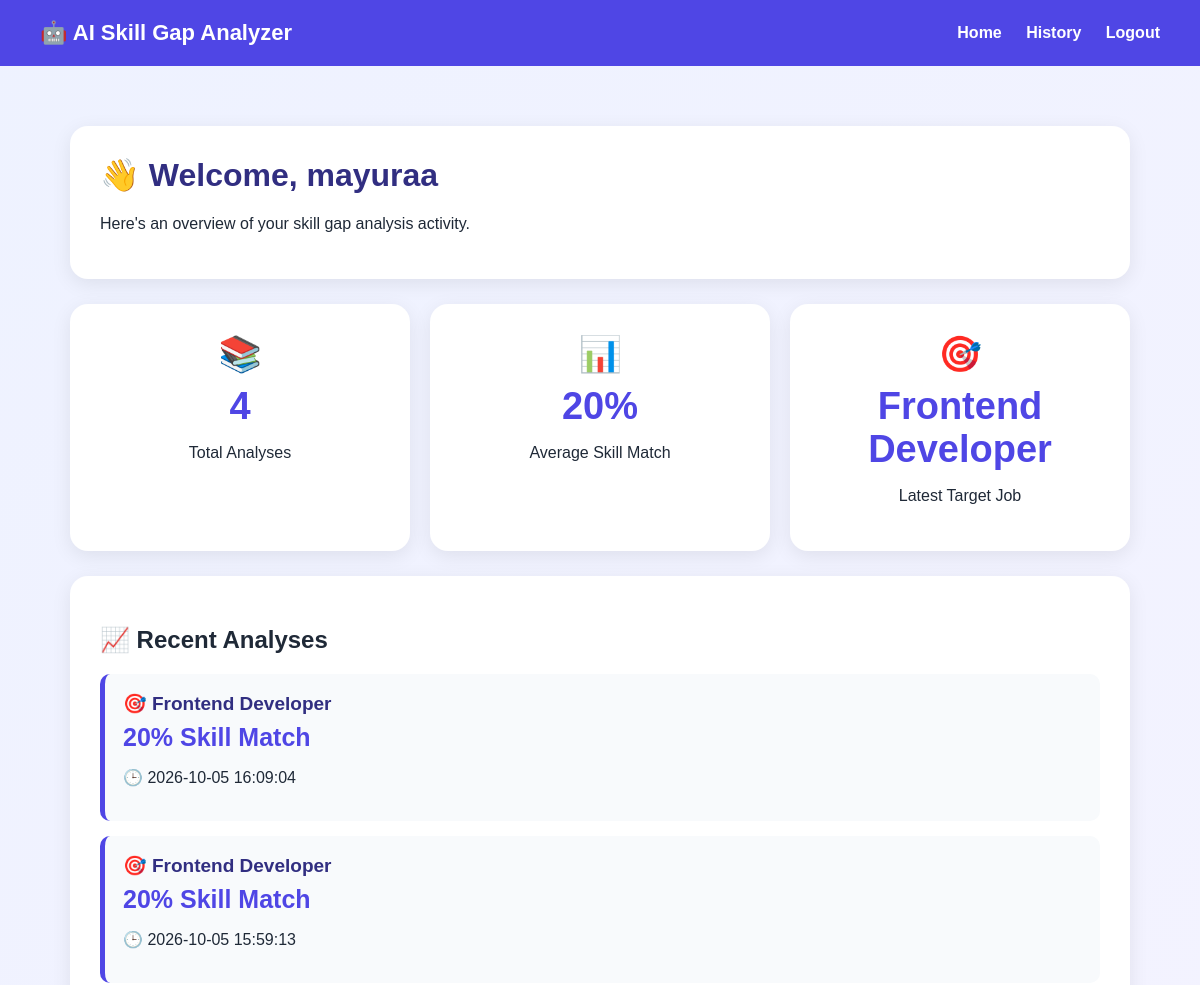
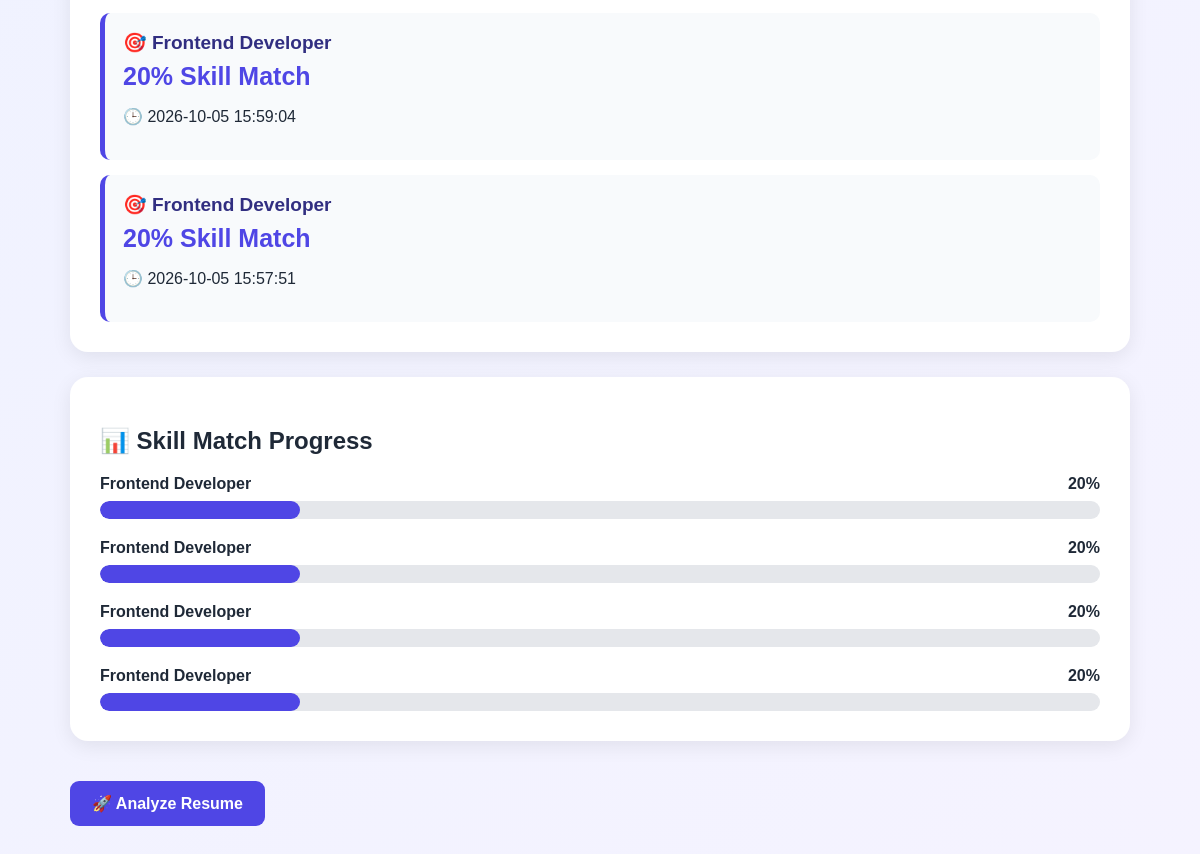
/dashboard (signed in), run on the app's committed database (2 pictures, top to bottom).
### tables this page shows
CREATE TABLE analysis_history (
            id INTEGER PRIMARY KEY AUTOINCREMENT,
            user_id INTEGER NOT NULL,
            job TEXT NOT NULL,
            match_percentage INTEGER NOT NULL,
            skills_found TEXT,
            missing_skills TEXT,
            created_at TIMESTAMP DEFAULT CURRENT_TIMESTAMP,
            FOREIGN KEY (user_id) REFERENCES users(id)
        );

### app.py (the view)
@app.route("/dashboard")
def dashboard():
    if "user_id" not in session:
        return redirect(url_for("login"))
    connection = sqlite3.connect("users.db")
    cursor = connection.cursor()
    cursor.execute("""
        SELECT COUNT(*)
        FROM analysis_history
        WHERE user_id = ?
    """, (session["user_id"],))
    total_analyses = cursor.fetchone()[0]
    cursor.execute("""
        SELECT AVG(match_percentage)
        FROM analysis_history
        WHERE user_id = ?
    """, (session["user_id"],))
    average_result = cursor.fetchone()[0]
    if average_result is not None:
        average_score = round(average_result)
    else:
        average_score = 0
    cursor.execute("""
        SELECT job
        FROM analysis_history
        WHERE user_id = ?
        ORDER BY created_at DESC
        LIMIT 1
    """, (session["user_id"],))
    latest_result = cursor.fetchone()
    if latest_result:
        latest_job = latest_result[0]
    else:
        latest_job = "None"
    cursor.execute("""
        SELECT *
        FROM analysis_history
        WHERE user_id = ?
        ORDER BY created_at DESC
        LIMIT 5
    """, (session["user_id"],))
    recent_analyses = cursor.fetchall()
    connection.close()
    return render_template(
        "dashboard.html",
        total_analyses=total_analyses,
        average_score=average_score,
        latest_job=latest_job,
        recent_analyses=recent_analyses
    )

### templates/dashboard.html (shortened to what this page needs)
<!DOCTYPE html>
<html>
<head>
</head>
<body>
<div class="header">
    <div class="logo">
        🤖 AI Skill Gap Analyzer
    </div>
    <div>
        <a href="/">Home</a>
        <a href="/history">History</a>
        <a href="/logout"
   onclick="return confirm('Are you sure you want to logout?');">
    Logout
</a>
    </div>
</div>
<div class="container">
    <div class="welcome">
        <h1>
            👋 Welcome, {{ session.get("user_name") }}
        </h1>
        <p>
            Here's an overview of your skill gap analysis activity.
        </p>
    </div>
    <div class="stats">
        <div class="stat-card">
            <div class="icon">
                📚
            </div>
            <div class="number">
                {{ total_analyses }}
            </div>
            <p>
                Total Analyses
            </p>
        </div>
        <div class="stat-card">
            <div class="icon">
                📊
            </div>
            <div class="number">
                {{ average_score }}%
            </div>
            <p>
                Average Skill Match
            </p>
        </div>
        <div class="stat-card">
            <div class="icon">
                🎯
            </div>
            <div class="number">
                {{ latest_job }}
            </div>
            <p>
                Latest Target Job
            </p>
        </div>
    </div>
    <div class="section">
        <h2>
            📈 Recent Analyses
        </h2>
        {% if recent_analyses %}
            {% for item in recent_analyses %}
                <div class="analysis-item">
                    <div class="job">
                        🎯 {{ item[2] }}
                    </div>
                    <div class="score">
                        {{ item[3] }}% Skill Match
                    </div>
                    <p>
                        🕒 {{ item[6] }}
                    </p>
                </div>
            {% endfor %}
        {% else %}
            <p>
                No analyses yet. Upload a resume to get started.
            </p>
        {% endif %}
        </div>
<div class="section">
    <h2>📊 Skill Match Progress</h2>
    {% if recent_analyses %}
        {% for item in recent_analyses %}
            <div style="margin-top: 20px;">
                <div style="
                    display: flex;
                    justify-content: space-between;
                    font-weight: bold;
                    margin-bottom: 8px;
                ">
                    <span>{{ item[2] }}</span>
                    <span>{{ item[3] }}%</span>
                </div>
                <div style="
                    width: 100%;
                    height: 18px;
                    background: #e5e7eb;
                    border-radius: 10px;
                    overflow: hidden;
                ">
                <div
    class="progress-fill"
    style="width: {{ item[3] }}%;">
</div>
                </div>
            </div>
        {% endfor %}
    {% else %}
        <p>No skill analysis data available yet.</p>
    {% endif %}
</div>
<a class="button" href="/">
    🚀 Analyze Resume
</a>
    </div>
</body>
</html>

### templates/dashboard.html (style rules this page uses)
* { box-sizing: border-box; }
body { margin: 0; font-family: Arial, sans-serif; background: linear-gradient(135deg, #eef2ff, #f5f3ff); color: #1f2937; }
.header { background: #4f46e5; color: white; padding: 20px 40px; display: flex; justify-content: space-between; align-items: center; }
.logo { font-size: 22px; font-weight: bold; }
.header a { color: white; text-decoration: none; font-weight: bold; margin-left: 20px; }
.container { max-width: 1100px; margin: 40px auto; padding: 20px; }
.welcome { background: white; padding: 30px; border-radius: 18px; box-shadow: 0 5px 20px rgba(0,0,0,0.08); margin-bottom: 25px; }
.welcome h1 { color: #312e81; margin-top: 0; }
.stats { display: grid; grid-template-columns: repeat(3, 1fr); gap: 20px; margin-bottom: 25px; }
.stat-card { background: white; padding: 30px; text-align: center; border-radius: 18px; box-shadow: 0 5px 20px rgba(0,0,0,0.08); }
.icon { font-size: 35px; }
.number { font-size: 38px; font-weight: bold; color: #4f46e5; margin: 10px 0; }
.section { background: white; padding: 30px; border-radius: 18px; box-shadow: 0 5px 20px rgba(0,0,0,0.08); margin-bottom: 25px; }
.analysis-item { padding: 18px; margin-top: 15px; background: #f8fafc; border-left: 5px solid #4f46e5; border-radius: 10px; }
.job { font-size: 19px; font-weight: bold; color: #312e81; }
.score { font-size: 25px; font-weight: bold; color: #4f46e5; margin-top: 8px; }
.button { display: inline-block; padding: 13px 22px; background: #4f46e5; color: white; text-decoration: none; border-radius: 9px; font-weight: bold; margin-top: 15px; }
.progress-fill { height: 100%; border-radius: 10px; background: #4f46e5; }

### data on the page
analysis_history: job "Frontend Developer", match_percentage "20", created_at "2026-10-05 16:09:04"
analysis_history: job "Frontend Developer", match_percentage "20", created_at "2026-10-05 15:59:13"
analysis_history: job "Frontend Developer", match_percentage "20", created_at "2026-10-05 15:59:04"
analysis_history: job "Frontend Developer", match_percentage "20", created_at "2026-10-05 15:57:51"

### other printed values
{{ session.get("user_name") }} "mayuraa"
{{ total_analyses }} "4"
{{ average_score }} "20"
